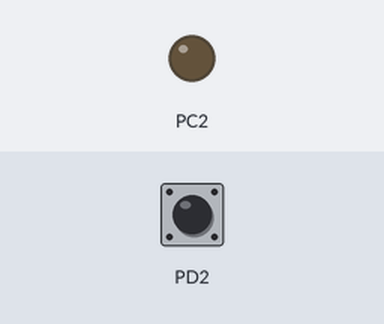
A program run on a simulated ATmega328P, built with avr-gcc and emulated at 16 MHz. Shown: output pins drawn as LEDs (lit = HIGH). Inputs (shaded band) come from the test bench; at power-on: PD2 HIGH.

Above: at 1.2 s.
1.3 s: PD2 pulled LOW for 0.15 s
At 2.5 s:
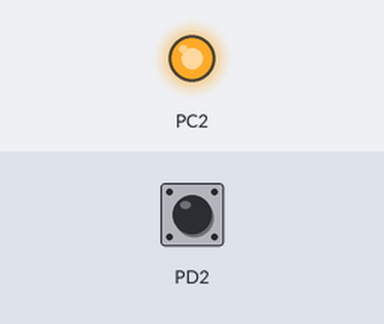
2.9 s: PD2 pulled LOW for 1 s
At 3.9 s:
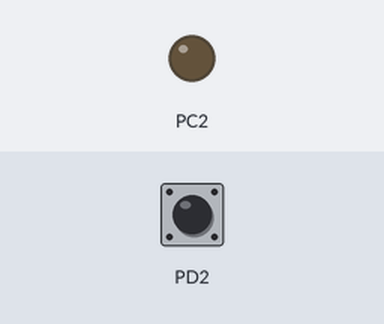
5.4 s: PD2 pulled LOW for 3.2 s
At 5.8 s:
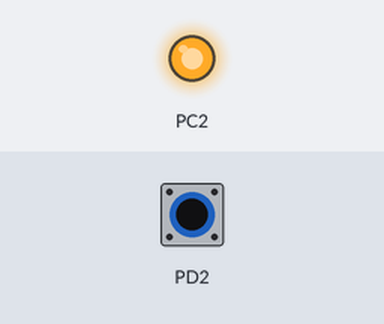
Timing chart, 0 to 8.4 s (numbered marks = the images above; inputs shaded):
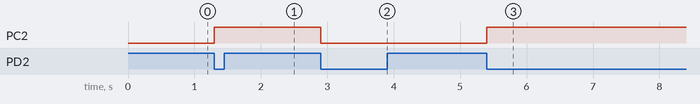

The program:

main.c
```c
/*
 * Interrupcoes.c
 *
 * Created: 27/09/2020 15:06:05
 * Author : rafae
 */

#define F_CPU 16000000UL
#include <avr/io.h>
#include <avr/interrupt.h>

ISR(INT0_vect) //interrupção externa 0, quando o botão é pressionado o LED troca de estado
{
	PORTC ^= 0b00000100; //Inverte o estado do pino PC2
}

int main(void)
{
	//GPIO
	DDRD =	0x00; //Todos os pinos da porta D como entradas
	PORTD = 0xFF; //Todos os pull-ups da porta D habilitados
	DDRC =	0b00000100; //somente pino do LED como saída PC2

	//Configuração das interrupções
	EICRA = 0b00000010;//interrupção externa INT0 na borda de descida
	EIMSK = 0b00000001;//habilita a interrupção externa INT0
	sei();//habilita interrupções globais, ativando o bit I do SREG

    while (1)
    {
    }
}
```

Measured:
- after the input at 1.3 s, PC2: LOW → HIGH at once
- after the input at 2.9 s, PC2: HIGH → LOW at once
- after the input at 5.4 s, PC2: LOW → HIGH at once
